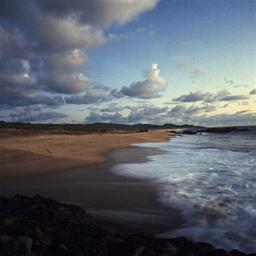
#> input picture algorithms/4scenes/coast_cdmc1000.jpg, 256 x 256 px; its folder holds only this picture in this run
$ python train_and_test_DT.py --dataset 4scenes   (older library calls are emulated)
#> lines starting #> are read from the running program, lines starting #| are printed output that depends on the picture
#> further down, image is the input picture: shape (256, 256, 3); mean B, G, R 109, 100, 93.7
	# import the necessary packages
from __future__ import print_function
from sklearn.metrics import classification_report
from sklearn.ensemble import RandomForestClassifier
from sklearn.tree import DecisionTreeClassifier
from imutils import paths
import numpy as np
import argparse
import mahotas
import cv2
import sklearn

 # handle older versions of sklearn
if int((sklearn.__version__).split(".")[1]) < 18:
	from sklearn.cross_validation import train_test_split

# otherwise we're using at lease version 0.18
else:
	from sklearn.model_selection import train_test_split


def describe(image):
	# extract the mean and standard deviation from each channel of the image
	# in the HSV color space
	(means, stds) = cv2.meanStdDev(cv2.cvtColor(image, cv2.COLOR_BGR2HSV))
#> means = [101.2, 62.98, 113.8]; stds = [41.71, 37.14, 61.76]
	colorStats = np.concatenate([means, stds]).flatten()
#> colorStats = [101.2, 62.98, 113.8, 41.71, 37.14, 61.76]

	# extract Haralick texture features
	gray = cv2.cvtColor(image, cv2.COLOR_BGR2GRAY)
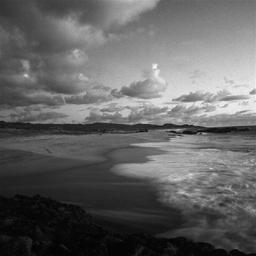
#> gray: shape (256, 256); min 1, max 249, mean 99.1
#> (the run stopped early here; a loop or call above may not have finished)

$ run again, on algorithms/4scenes/coast_cdmc123.jpg
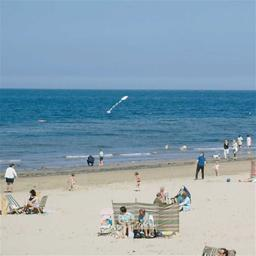
#> input picture algorithms/4scenes/coast_cdmc123.jpg, 256 x 256 px
#> image is the input picture: shape (256, 256, 3); mean B, G, R 177.1, 162.6, 138.7
#> means = [75.46, 76.14, 183.5]; stds = [38.79, 52.79, 29.56]
#> colorStats = [75.46, 76.14, 183.5, 38.79, 52.79, 29.56]
#> in describe, `gray = cv2.cvtColor(image, cv2.COLOR_BGR2GRAY)`:
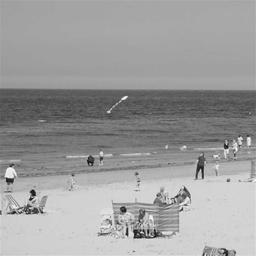
#> gray: shape (256, 256); min 5, max 254, mean 157.1

$ run again, on algorithms/4scenes/coast_cdmc848.jpg
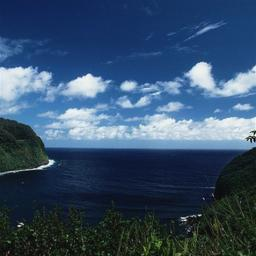
#> input picture algorithms/4scenes/coast_cdmc848.jpg, 256 x 256 px
#> image is the input picture: shape (256, 256, 3); mean B, G, R 105.6, 78.5, 54
#> means = [97.27, 139.7, 107.8]; stds = [20.25, 59, 66.15]
#> colorStats = [97.27, 139.7, 107.8, 20.25, 59, 66.15]
#> in describe, `gray = cv2.cvtColor(image, cv2.COLOR_BGR2GRAY)`:
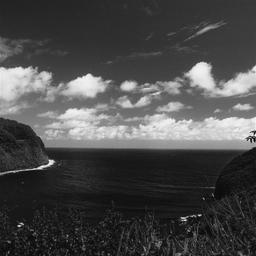
#> gray: shape (256, 256); min 2, max 253, mean 74.3
